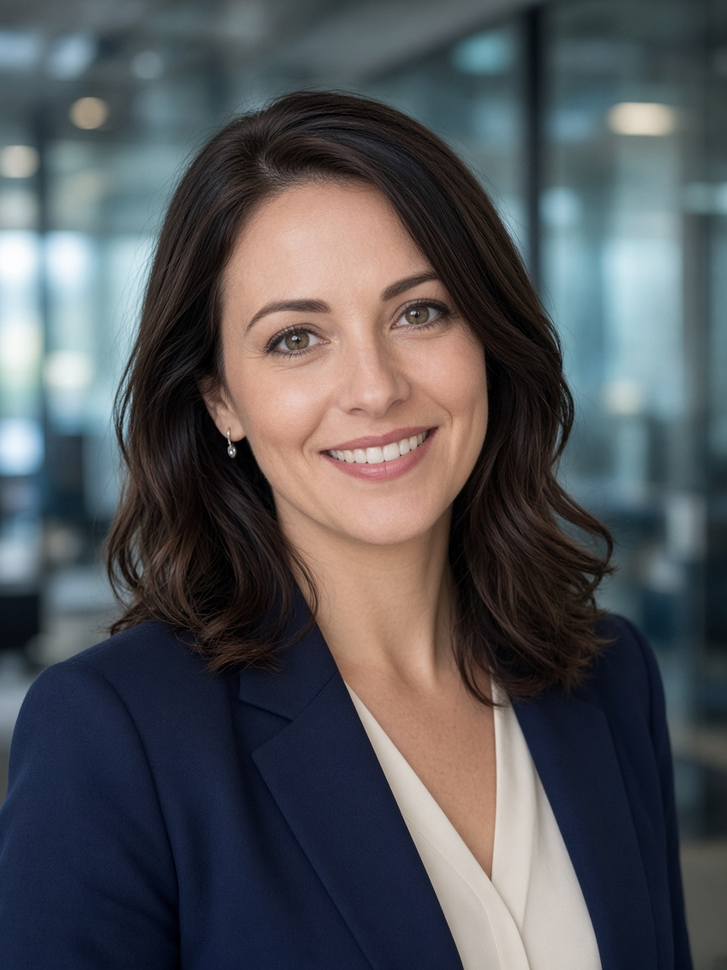
#> input picture southwest-water-intro/assets/nina-source.png, 727 x 970 px, shrunk from 864 x 1152 before the run
$ python detect_nina.py --image ../../assets/nina-source.png --hint-x 5 --hint-y 5 --hint-w 5 --hint-h 5 --crop-out out.png --mask-out out.png
#> lines starting #> are read from the running program, lines starting #| are printed output that depends on the picture
#!/usr/bin/env python3
"""Detect the leftmost presenter (Nina) and export crop + feathered mask."""
from __future__ import annotations

import argparse
import json
import sys

import cv2
import numpy as np


def detect_faces(image):
    gray = cv2.cvtColor(image, cv2.COLOR_BGR2GRAY)
    cascade_path = cv2.data.haarcascades + "haarcascade_frontalface_default.xml"
    cascade = cv2.CascadeClassifier(cascade_path)
    faces = cascade.detectMultiScale(gray, scaleFactor=1.08, minNeighbors=5, minSize=(80, 80))
    return [(int(x), int(y), int(w), int(h)) for x, y, w, h in faces]


def pick_nina(faces, hint, image_shape):
    if not faces:
        return hint
    # Prefer the largest face whose centre sits in the left 55% of the frame.
    height, width = image_shape[:2]
    left_faces = [f for f in faces if (f[0] + f[2] / 2) < width * 0.55]
    pool = left_faces or faces
    pool.sort(key=lambda f: f[2] * f[3], reverse=True)
    x, y, w, h = pool[0]
    pad_x = int(w * 0.55)
    pad_y_top = int(h * 0.55)
    pad_y_bot = int(h * 1.35)
    nx = max(0, x - pad_x)
    ny = max(0, y - pad_y_top)
    nw = min(width - nx, w + pad_x * 2)
    nh = min(height - ny, h + pad_y_top + pad_y_bot)
    # Keep the nameplate on the static background so labels do not animate.
    nh = min(nh, max(120, height - 80 - ny))
    return {"x": nx, "y": ny, "w": nw, "h": nh, "face": {"x": x, "y": y, "w": w, "h": h}}


def feather_mask(width, height):
    mask = np.ones((height, width), dtype=np.float32)
    fade = max(12, width // 18)
    for i in range(fade):
        alpha = i / fade
        mask[:, i] *= alpha
        mask[:, width - 1 - i] *= alpha
        if i < height:
            mask[i, :] *= alpha
            mask[height - 1 - i, :] *= min(1.0, 0.35 + alpha)
    mask[:, int(width * 0.88) :] *= np.linspace(1.0, 0.0, width - int(width * 0.88))[None, :]
    return (mask * 255).astype(np.uint8)


def main() -> None:
    parser = argparse.ArgumentParser()
    parser.add_argument("--image", required=True)
    parser.add_argument("--hint-x", type=int, required=True)
    parser.add_argument("--hint-y", type=int, required=True)
    parser.add_argument("--hint-w", type=int, required=True)
    parser.add_argument("--hint-h", type=int, required=True)
    parser.add_argument("--crop-out", required=True)
    parser.add_argument("--mask-out", required=True)
    args = parser.parse_args()

    image = cv2.imread(args.image, cv2.IMREAD_COLOR)
#> image is the input picture: shape (970, 727, 3); mean B, G, R 88, 84.4, 82.9
    if image is None:
        raise SystemExit(f"Unable to read {args.image}")

    hint = {"x": args.hint_x, "y": args.hint_y, "w": args.hint_w, "h": args.hint_h, "method": "hint"}
    faces = detect_faces(image)
#> in detect_faces, `gray = cv2.cvtColor(image, cv2.COLOR_BGR2GRAY)`:
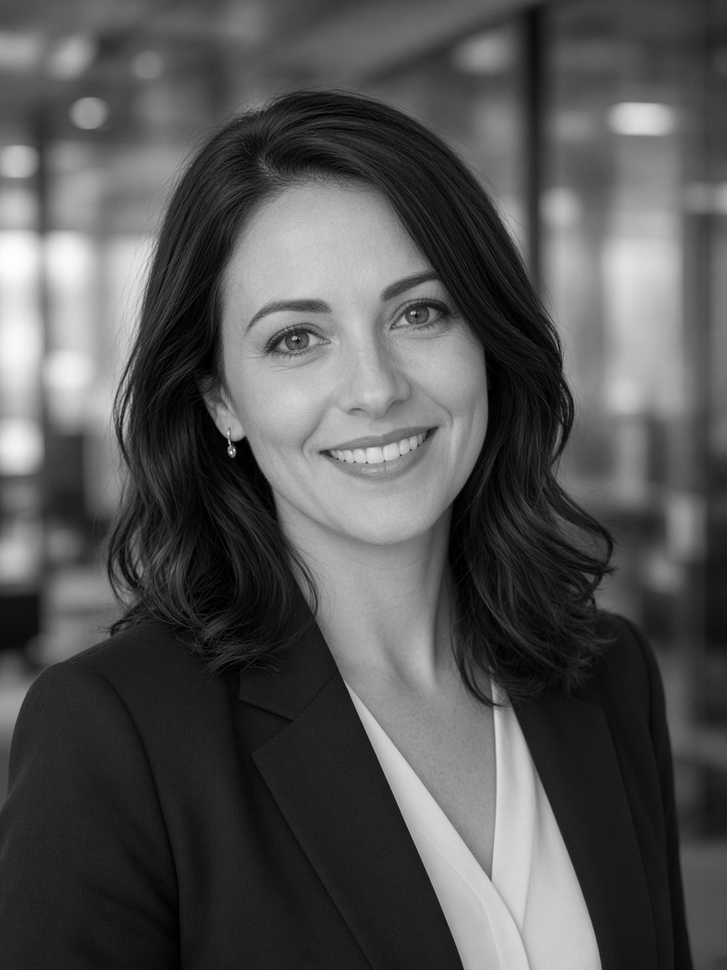
#> gray: shape (970, 727); min 0, max 255, mean 84.3
#> in detect_faces, `faces = cascade.detectMultiScale(gray, scaleFactor=1.08, minNeighbors=..`: faces = [[187, 198, 335, 335]]
#> faces = [(187, 198, 335, 335)]
    box = pick_nina(faces, hint, image.shape)
#> in pick_nina, `x, y, w, h = pool[0]`: x = 187; y = 198; w = 335
#> in pick_nina, `pad_x = int(w * 0.55)`: pad_x = 184
#> in pick_nina, `pad_y_bot = int(h * 1.35)`: pad_y_bot = 452
#> in pick_nina, `nx = max(0, x - pad_x)`: nx = 3
#> in pick_nina, `ny = max(0, y - pad_y_top)`: ny = 14
#> in pick_nina, `nw = min(width - nx, w + pad_x * 2)`: nw = 703
#> in pick_nina, `nh = min(height - ny, h + pad_y_top + pad_y_bot)`: nh = 956
#> in pick_nina, `nh = min(nh, max(120, height - 80 - ny))`: nh = 876
#> box = 5 items
    box["method"] = "haar" if faces else "hint"

    crop = image[box["y"] : box["y"] + box["h"], box["x"] : box["x"] + box["w"]]
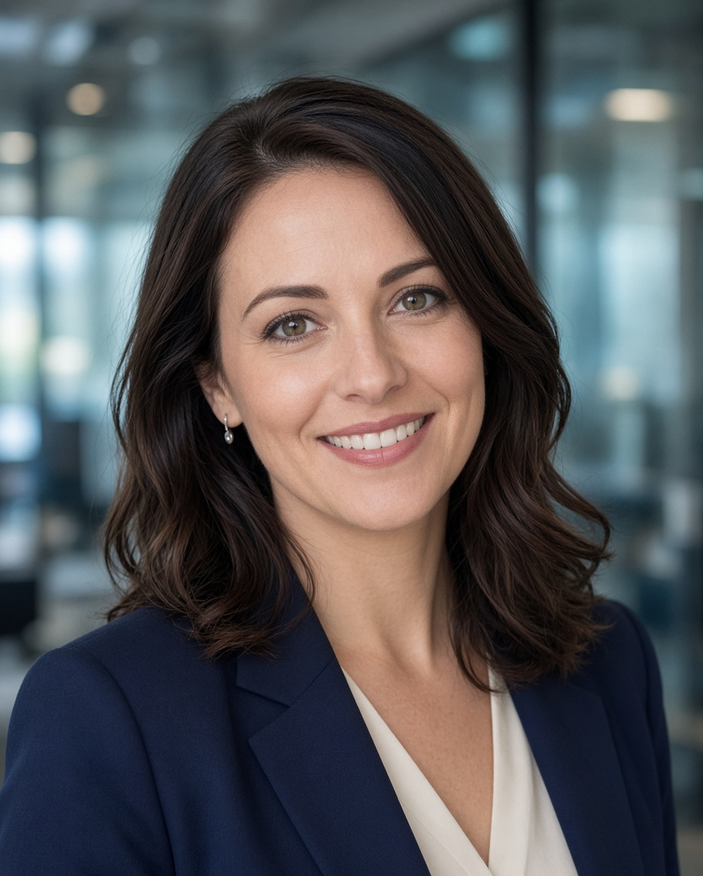
#> crop: shape (876, 703, 3); mean B, G, R 89.5, 86.9, 86.4
    cv2.imwrite(args.crop_out, crop)
    mask = feather_mask(box["w"], box["h"])
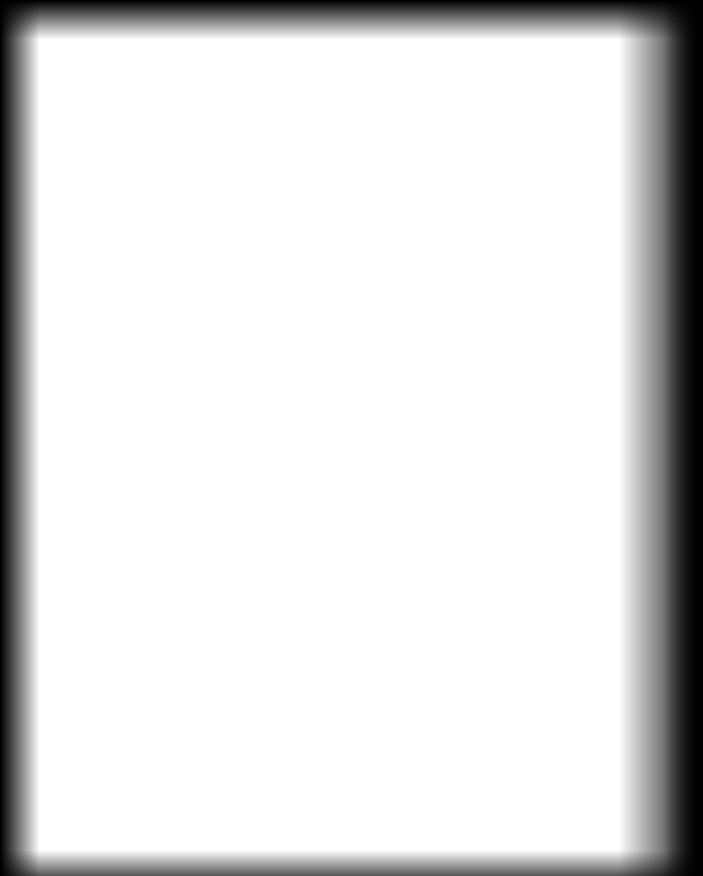
#> mask: shape (876, 703); min 0, max 255, mean 223.6
    cv2.imwrite(args.mask_out, mask)
    print(json.dumps(box))
#| {"x": 3, "y": 14, "w": 703, "h": 876, "face": {"x": 187, "y": 198, "w": 335, "h": 335}, "method": "haar"}


if __name__ == "__main__":
    try:
        main()
    except Exception as error:  # pylint: disable=broad-except
        print(str(error), file=sys.stderr)
        sys.exit(1)

$ run again, on southwest-water-intro/assets/harvey-customer.png
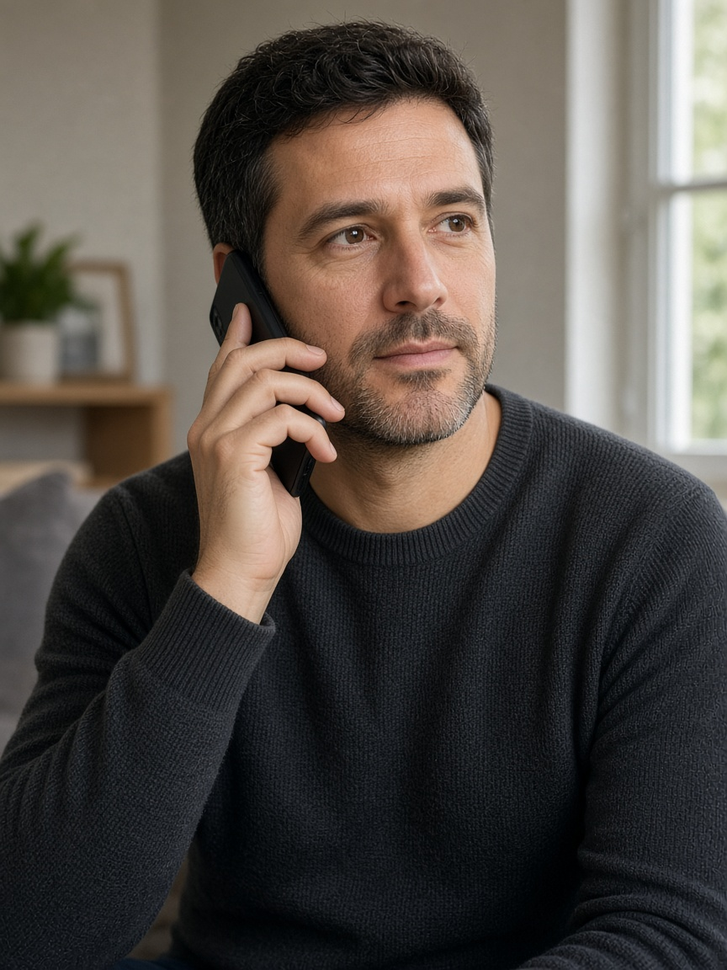
#> input picture southwest-water-intro/assets/harvey-customer.png, 727 x 970 px, shrunk from 864 x 1152 before the run
#> in main, image is the input picture: shape (970, 727, 3); mean B, G, R 71.1, 76.7, 83.2
#> in detect_faces, `gray = cv2.cvtColor(image, cv2.COLOR_BGR2GRAY)`:
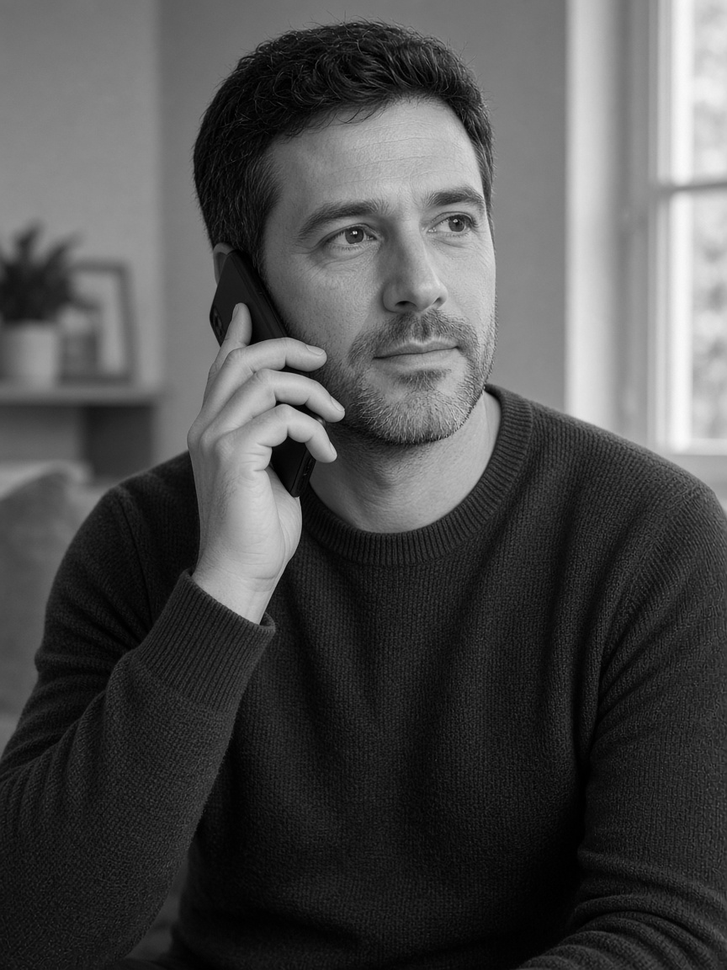
#> gray: shape (970, 727); min 0, max 251, mean 78
#> in detect_faces, `faces = cascade.detectMultiScale(gray, scaleFactor=1.08, minNeighbors=..`: faces = [[256, 108, 303, 303]]
#> in main, `faces = detect_faces(image)`: faces = [(256, 108, 303, 303)]
#> left_faces = []
#> pool = [(256, 108, 303, 303)]
#> x = 256; y = 108; w = 303
#> pad_x = 166
#> pad_y_bot = 409
#> nx = 90
#> ny = 0
#> nw = 635
#> nh = 878
#> box = 5 items
#> in main, `mask = feather_mask(box["w"], box["h"])`:
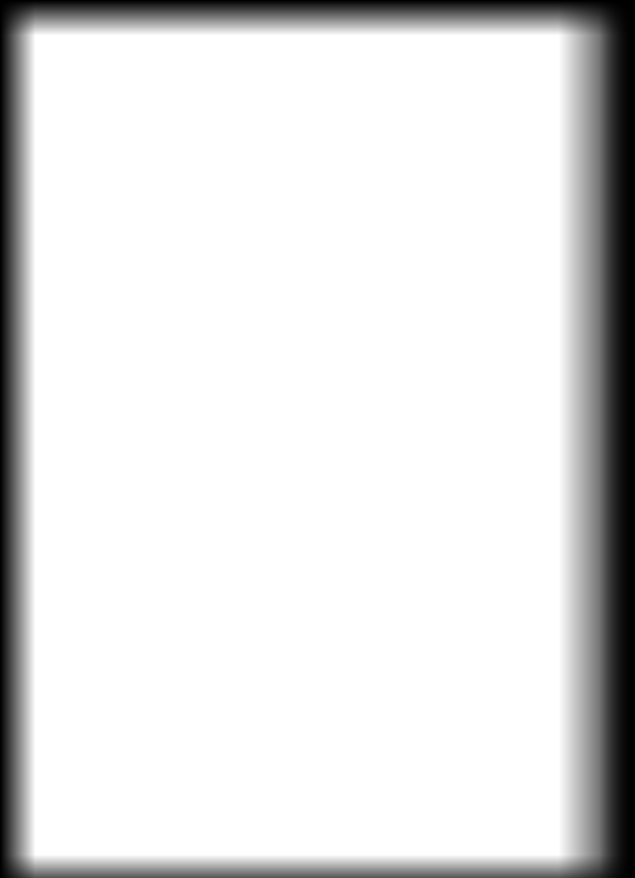
#> mask: shape (878, 635); min 0, max 255, mean 224.4
#| {"x": 90, "y": 0, "w": 635, "h": 878, "face": {"x": 256, "y": 108, "w": 303, "h": 303}, "method": "haar"}

$ run again, on southwest-water-intro/assets/nina-crop.png
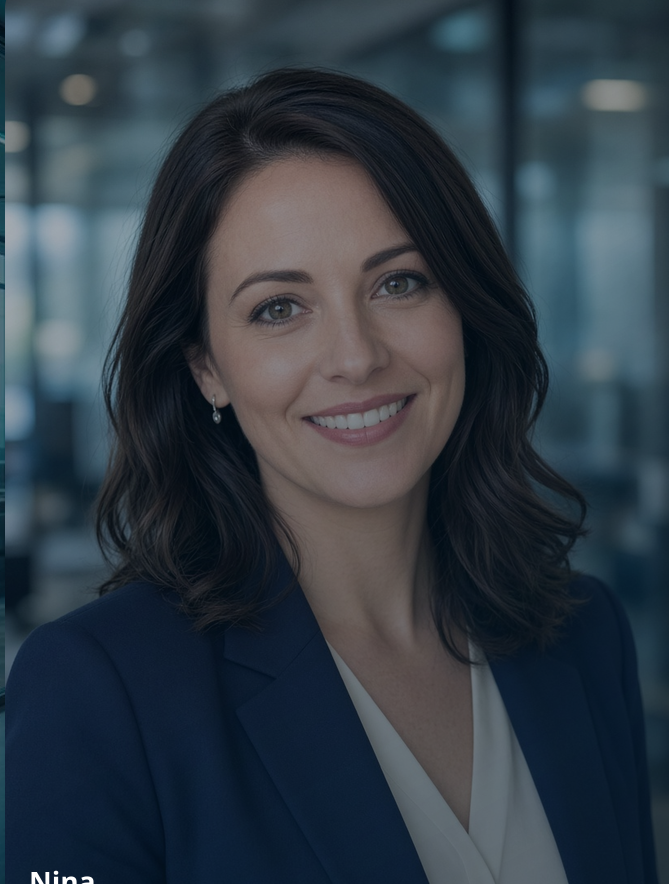
#> input picture southwest-water-intro/assets/nina-crop.png, 669 x 884 px
#> in main, image is the input picture: shape (884, 669, 3); mean B, G, R 69.6, 59.9, 48.9
#> in detect_faces, `gray = cv2.cvtColor(image, cv2.COLOR_BGR2GRAY)`:
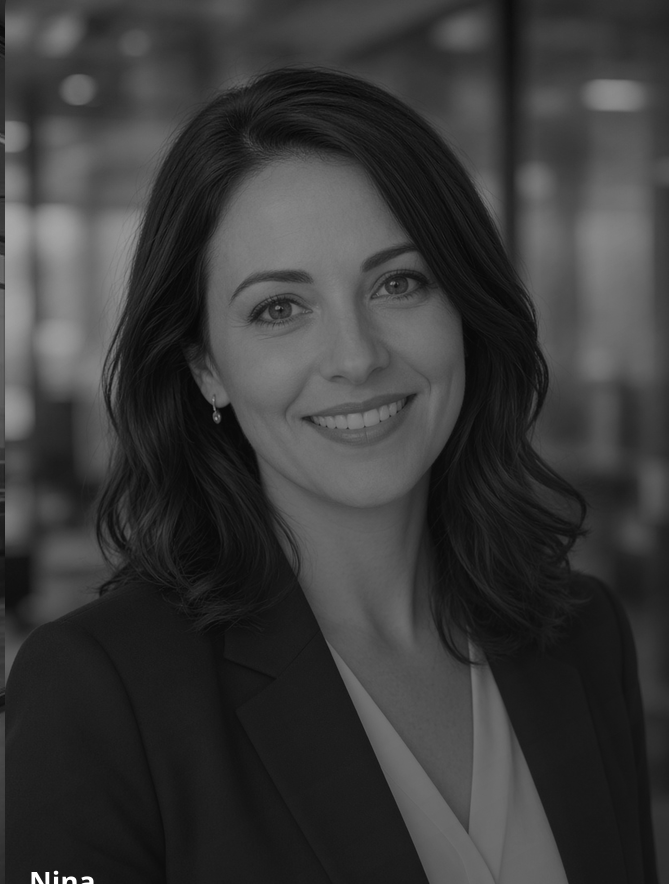
#> gray: shape (884, 669); min 7, max 255, mean 57.7
#> in detect_faces, `faces = cascade.detectMultiScale(gray, scaleFactor=1.08, minNeighbors=..`: faces = [[274, 440, 166, 166], [175, 176, 317, 317]]
#> in main, `faces = detect_faces(image)`: faces = [(274, 440, 166, 166), (175, 176, 317, 317)]
#> x = 175; y = 176; w = 317
#> pad_x = 174
#> pad_y_bot = 427
#> nx = 1
#> ny = 2
#> nw = 665
#> in pick_nina, `nh = min(height - ny, h + pad_y_top + pad_y_bot)`: nh = 882
#> in pick_nina, `nh = min(nh, max(120, height - 80 - ny))`: nh = 802
#> box = 5 items
#> in main, `crop = image[box["y"] : box["y"] + box["h"], box["x"] : box["x"] + box..`:
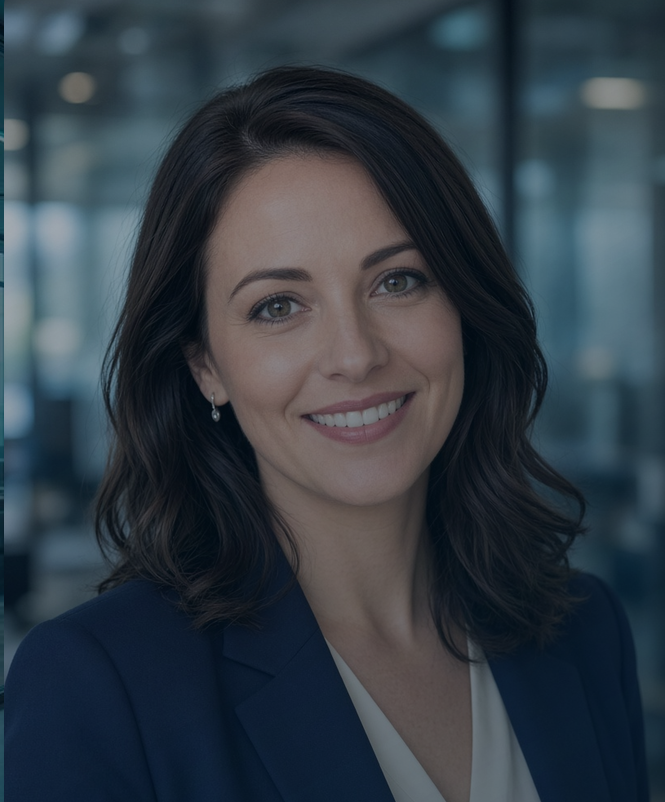
#> crop: shape (802, 665, 3); mean B, G, R 70.4, 61.3, 50.9
#| {"x": 1, "y": 2, "w": 665, "h": 802, "face": {"x": 175, "y": 176, "w": 317, "h": 317}, "method": "haar"}
